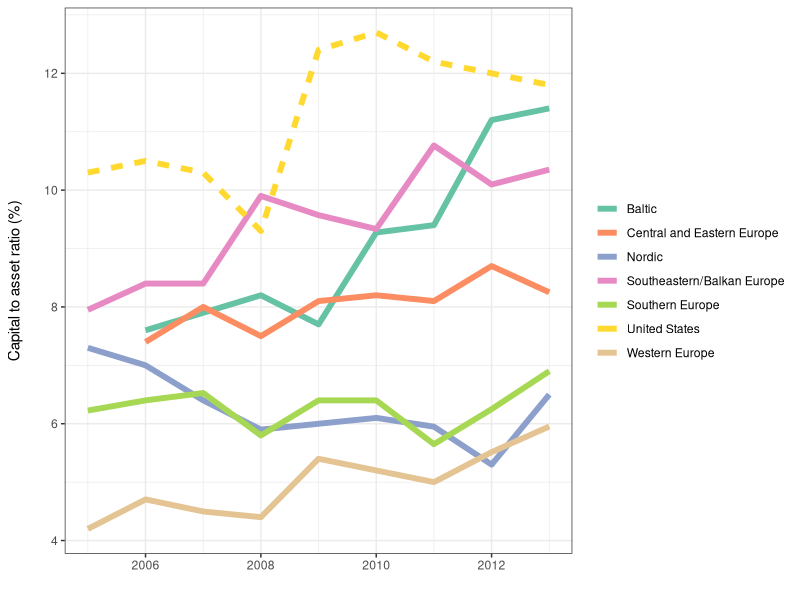
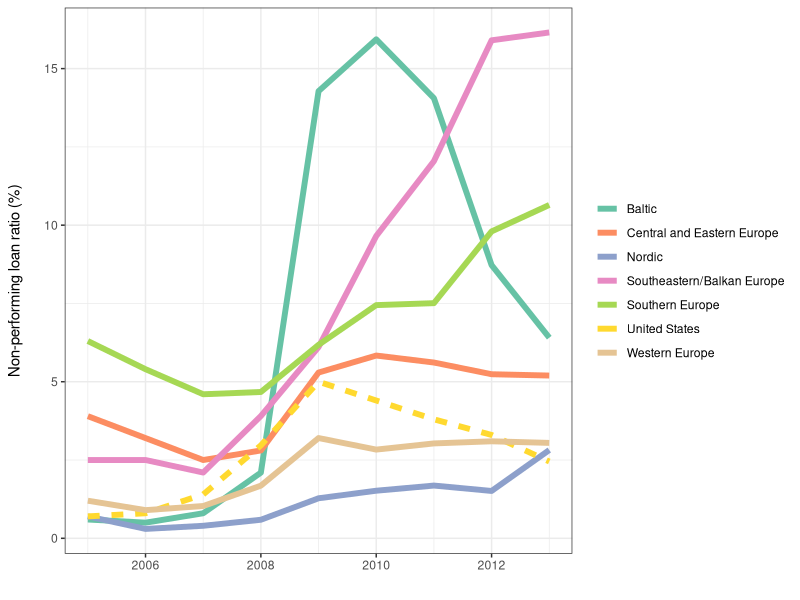
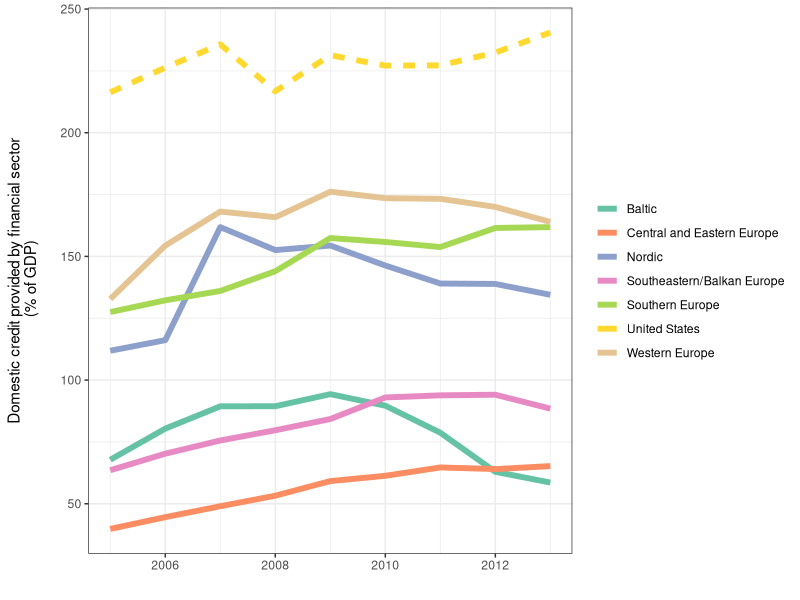

R code for these plots, in order:
## ---- chunk 1
# Load packages
library(dplyr)
library(ggplot2)
library(gridExtra)

# Load data
main <- read.csv('csv/WorldBankData.csv', stringsAsFactors = FALSE)
## ---- chunk 2
#### Capital/Assets ####
capital_assets <- main %>% filter(grouping != "Non-Europe") %>%
                    group_by(grouping, year) %>%
                    summarise(median_capital_assets = median(wdi_capital_assets,
                                                             na.rm = TRUE))
US <- main %>% filter(country == "United States") %>%
                select(year, wdi_capital_assets)
US$grouping <- "United States"
US <- rename(US, median_capital_assets = wdi_capital_assets)
capital_assets <- rbind(capital_assets, US)
capital_assets$diff <- 'Not US'
capital_assets$diff[capital_assets$grouping == 'United States'] <- 'US'

ggplot(capital_assets, aes(year, median_capital_assets, color = grouping,
        linetype = diff)) +
    geom_line(size = 2) +
    scale_color_brewer(palette = 'Set2') +
    xlab('') + ylab('Capital to asset ratio (%)\n') +
    guides(color = guide_legend(title = NULL), linetype = FALSE) +
    theme_bw()
## ---- chunk 3
#### NPLs ####
npls <- main %>% filter(grouping != "Non-Europe") %>%
    group_by(grouping, year) %>%
    summarise(median_npls = median(wdi_npl_ratio,
        na.rm = TRUE))
US <- main %>% filter(country == "United States") %>%
    select(year, wdi_npl_ratio)
US$grouping <- "United States"
US <- rename(US, median_npls = wdi_npl_ratio)
npls <- rbind(npls, US)

npls$diff <- 'Not US'
npls$diff[npls$grouping == 'United States'] <- 'US'

ggplot(npls, aes(year, median_npls, color = grouping,
        linetype = diff)) +
    geom_line(size = 2) +
    scale_color_brewer(palette = 'Set2') +
    xlab('') + ylab('Non-performing loan ratio (%)\n') +
    guides(color = guide_legend(title = NULL), linetype = FALSE) +
    theme_bw()
## ---- chunk 4
#### Lending ####
lending <- main %>% filter(grouping != "Non-Europe") %>%
            group_by(grouping, year) %>%
            summarise(median_domestic_credit = median(wdi_domestic_credit,
                na.rm = TRUE))
US <- main %>% filter(country == "United States") %>%
        select(year, wdi_domestic_credit)
US$grouping <- "United States"
US <- rename(US, median_domestic_credit = wdi_domestic_credit)
lending <- rbind(lending, US)

lending$diff <- 'Not US'
lending$diff[lending$grouping == 'United States'] <- 'US'

ggplot(lending, aes(year, median_domestic_credit, color = grouping,
    linetype = diff)) +
    geom_line(size = 2) +
    scale_color_brewer(palette = 'Set2') +
    xlab('') + ylab('Domestic credit provided by financial sector\n (% of GDP)\n') +
    guides(color = guide_legend(title = NULL), linetype = FALSE) +
    theme_bw()
